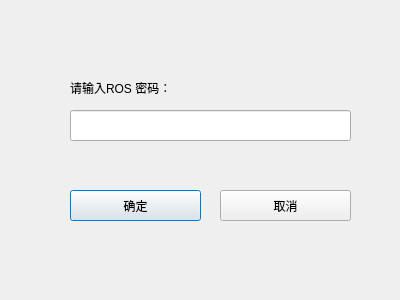
<?xml version="1.0" encoding="UTF-8"?>
<ui version="4.0">
 <class>Dialog</class>
 <widget class="QDialog" name="Dialog">
  <property name="geometry">
   <rect>
    <x>0</x>
    <y>0</y>
    <width>400</width>
    <height>300</height>
   </rect>
  </property>
  <property name="windowTitle">
   <string>请输入ROS密码</string>
  </property>
  <widget class="QPushButton" name="pushButton">
   <property name="geometry">
    <rect>
     <x>70</x>
     <y>190</y>
     <width>131</width>
     <height>31</height>
    </rect>
   </property>
   <property name="text">
    <string>确定</string>
   </property>
  </widget>
  <widget class="QLabel" name="label">
   <property name="geometry">
    <rect>
     <x>70</x>
     <y>80</y>
     <width>121</width>
     <height>16</height>
    </rect>
   </property>
   <property name="text">
    <string>请输入ROS 密码：</string>
   </property>
  </widget>
  <widget class="QLineEdit" name="lineEdit">
   <property name="geometry">
    <rect>
     <x>70</x>
     <y>110</y>
     <width>281</width>
     <height>31</height>
    </rect>
   </property>
  </widget>
  <widget class="QPushButton" name="pushButton_2">
   <property name="geometry">
    <rect>
     <x>220</x>
     <y>190</y>
     <width>131</width>
     <height>31</height>
    </rect>
   </property>
   <property name="text">
    <string>取消</string>
   </property>
  </widget>
 </widget>
 <resources/>
 <connections/>
</ui>
